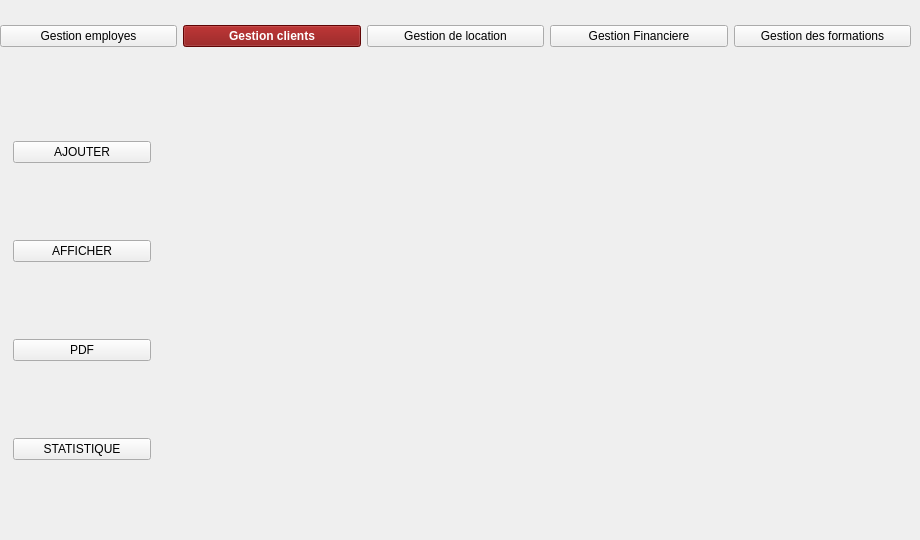
    <widget class="QWidget" name="cli_window">
     <widget class="QWidget" name="verticalLayoutWidget_3">
      <property name="geometry">
       <rect>
        <x>0</x>
        <y>70</y>
        <width>151</width>
        <height>461</height>
       </rect>
      </property>
      <layout class="QVBoxLayout" name="verticalLayout_3">
       <property name="leftMargin">
        <number>13</number>
       </property>
       <property name="topMargin">
        <number>0</number>
       </property>
       <property name="rightMargin">
        <number>0</number>
       </property>
       <item>
        <widget class="QPushButton" name="pushButton">
         <property name="text">
          <string>AJOUTER</string>
         </property>
         <property name="icon">
          <iconset>
           <normaloff>../../Bureau/chartegraphique/Nouveau dossier/ajout.png</normaloff>../../Bureau/chartegraphique/Nouveau dossier/ajout.png</iconset>
         </property>
         <property name="iconSize">
          <size>
           <width>23</width>
           <height>25</height>
          </size>
         </property>
        </widget>
       </item>
       <item>
        <widget class="QPushButton" name="pushButton_3">
         <property name="text">
          <string>AFFICHER</string>
         </property>
         <property name="icon">
          <iconset>
           <normaloff>../../Bureau/chartegraphique/Nouveau dossier/afficher.png</normaloff>../../Bureau/chartegraphique/Nouveau dossier/afficher.png</iconset>
         </property>
         <property name="iconSize">
          <size>
           <width>23</width>
           <height>25</height>
          </size>
         </property>
        </widget>
       </item>
       <item>
        <widget class="QPushButton" name="pushButton_5">
         <property name="text">
          <string>PDF</string>
         </property>
         <property name="icon">
          <iconset>
           <normaloff>../../Bureau/chartegraphique/Nouveau dossier/pdf.png</normaloff>../../Bureau/chartegraphique/Nouveau dossier/pdf.png</iconset>
         </property>
         <property name="iconSize">
          <size>
           <width>23</width>
           <height>25</height>
          </size>
         </property>
        </widget>
       </item>
       <item>
        <widget class="QPushButton" name="pushButton_25">
         <property name="text">
          <string>STATISTIQUE</string>
         </property>
         <property name="icon">
          <iconset>
           <normaloff>../../Bureau/chartegraphique/Nouveau dossier/stat.png</normaloff>../../Bureau/chartegraphique/Nouveau dossier/stat.png</iconset>
         </property>
         <property name="iconSize">
          <size>
           <width>23</width>
           <height>25</height>
          </size>
         </property>
        </widget>
       </item>
      </layout>
     </widget>
     <widget class="QWidget" name="horizontalLayoutWidget_3">
      <property name="geometry">
       <rect>
        <x>0</x>
        <y>0</y>
        <width>911</width>
        <height>72</height>
       </rect>
      </property>
      <layout class="QHBoxLayout" name="horizontalLayout_3" stretch="0,0,0,0,0">
       <property name="sizeConstraint">
        <enum>QLayout::SetDefaultConstraint</enum>
       </property>
       <property name="leftMargin">
        <number>0</number>
       </property>
       <property name="topMargin">
        <number>11</number>
       </property>
       <property name="bottomMargin">
        <number>11</number>
       </property>
       <item>
        <widget class="QPushButton" name="em_button_3">
         <property name="styleSheet">
          <string notr="true"/>
         </property>
         <property name="text">
          <string>Gestion employes</string>
         </property>
         <property name="icon">
          <iconset>
           <normaloff>../../Bureau/chartegraphique/Nouveau dossier/contact.png</normaloff>../../Bureau/chartegraphique/Nouveau dossier/contact.png</iconset>
         </property>
         <property name="iconSize">
          <size>
           <width>36</width>
           <height>32</height>
          </size>
         </property>
        </widget>
       </item>
       <item>
        <widget class="QPushButton" name="cl_button_3">
         <property name="styleSheet">
          <string notr="true">background-color:#850606;color:white;
font-weight:bold;</string>
         </property>
         <property name="text">
          <string>Gestion clients</string>
         </property>
         <property name="icon">
          <iconset>
           <normaloff>../../Bureau/chartegraphique/Nouveau dossier/client1.png</normaloff>../../Bureau/chartegraphique/Nouveau dossier/client1.png</iconset>
         </property>
         <property name="iconSize">
          <size>
           <width>30</width>
           <height>32</height>
          </size>
         </property>
        </widget>
       </item>
       <item>
        <widget class="QPushButton" name="Lo_button_3">
         <property name="styleSheet">
          <string notr="true"/>
         </property>
         <property name="text">
          <string>Gestion de location</string>
         </property>
         <property name="icon">
          <iconset>
           <normaloff>../../Bureau/chartegraphique/Nouveau dossier/ambulace3.png</normaloff>../../Bureau/chartegraphique/Nouveau dossier/ambulace3.png</iconset>
         </property>
         <property name="iconSize">
          <size>
           <width>32</width>
           <height>32</height>
          </size>
         </property>
        </widget>
       </item>
       <item>
        <widget class="QPushButton" name="fin_button_3">
         <property name="styleSheet">
          <string notr="true"/>
         </property>
         <property name="text">
          <string>Gestion Financiere</string>
         </property>
         <property name="icon">
          <iconset>
           <normaloff>../../Bureau/chartegraphique/Nouveau dossier/mayar.png</normaloff>../../Bureau/chartegraphique/Nouveau dossier/mayar.png</iconset>
         </property>
         <property name="iconSize">
          <size>
           <width>20</width>
           <height>31</height>
          </size>
         </property>
        </widget>
       </item>
       <item>
        <widget class="QPushButton" name="for_button_3">
         <property name="styleSheet">
          <string notr="true"/>
         </property>
         <property name="text">
          <string>Gestion des formations</string>
         </property>
         <property name="icon">
          <iconset>
           <normaloff>../../Bureau/chartegraphique/Nouveau dossier/formation.png</normaloff>../../Bureau/chartegraphique/Nouveau dossier/formation.png</iconset>
         </property>
         <property name="iconSize">
          <size>
           <width>22</width>
           <height>32</height>
          </size>
         </property>
        </widget>
       </item>
      </layout>
     </widget>
    </widget>
